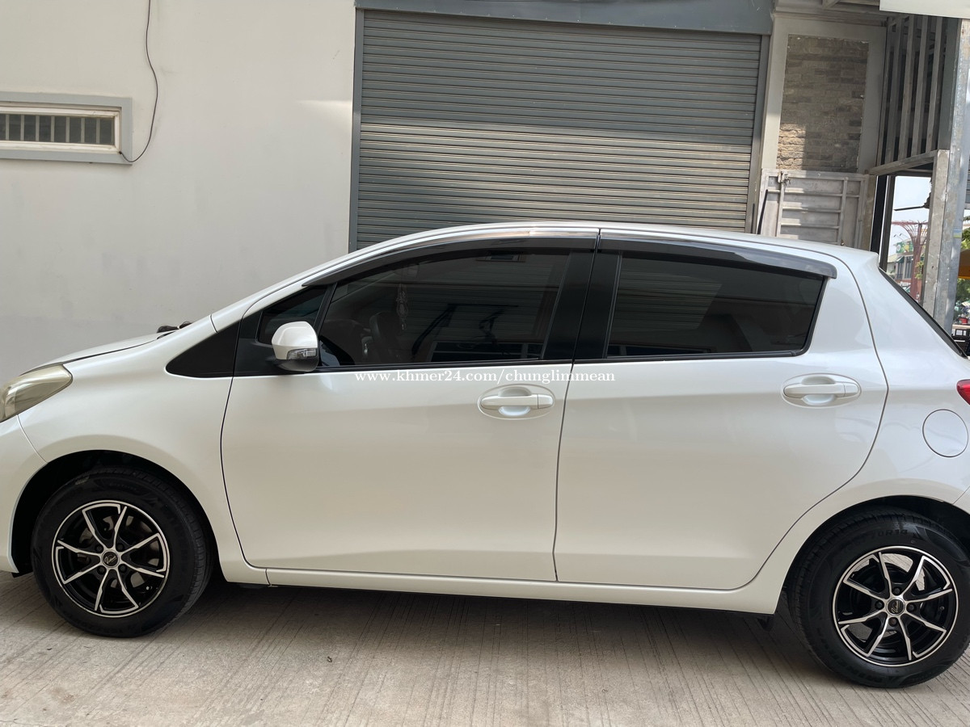
#> input picture week2/image.png, 970 x 727 px, shrunk from 1200 x 900 before the run, given in place of the camera
$ python image_acquisition.py
#> lines starting #> are read from the running program, lines starting #| are printed output that depends on the picture; after the words box and inside, x2 and y2 are one past the last pixel; in counts of white or black regions, pixels touching at a corner belong together
#> further down, frame is the input picture: shape (727, 970, 3); mean B, G, R 128.1, 133.7, 135.2
import cv2
import matplotlib.pyplot as plt
from datetime import datetime


def adjust_brightness(img, value=30):
#> called with value = 50
    hsv = cv2.cvtColor(img, cv2.COLOR_BGR2HSV)
#> hsv: shape (727, 970, 3); mean H, S, V 45.4, 26.8, 137.5

    h, s, v = cv2.split(hsv)
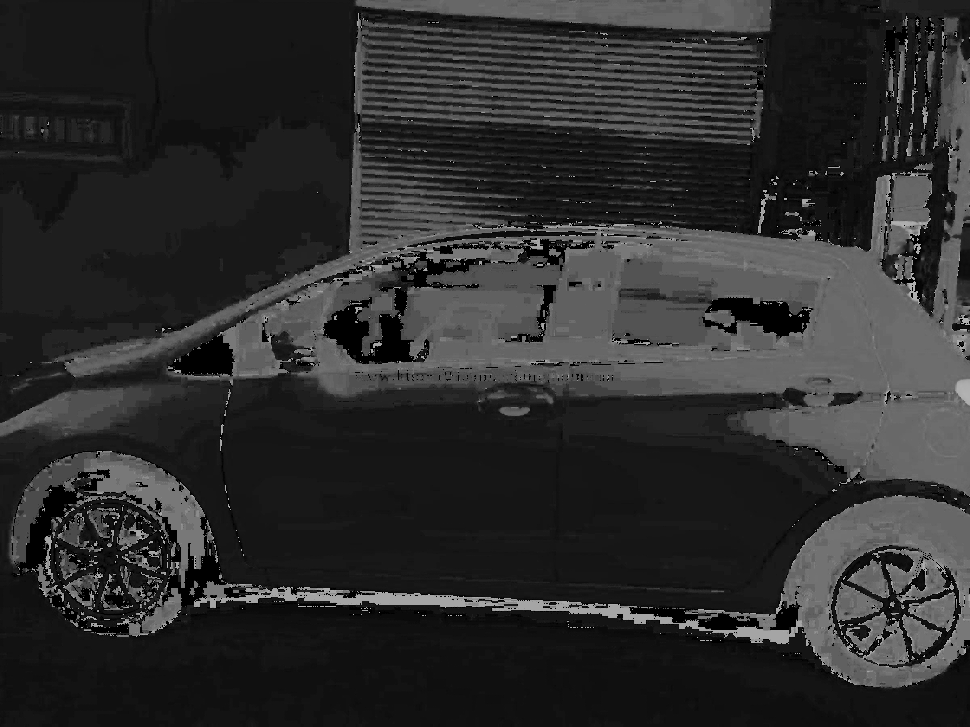
#> h: shape (727, 970); min 0, max 179, mean 45.4
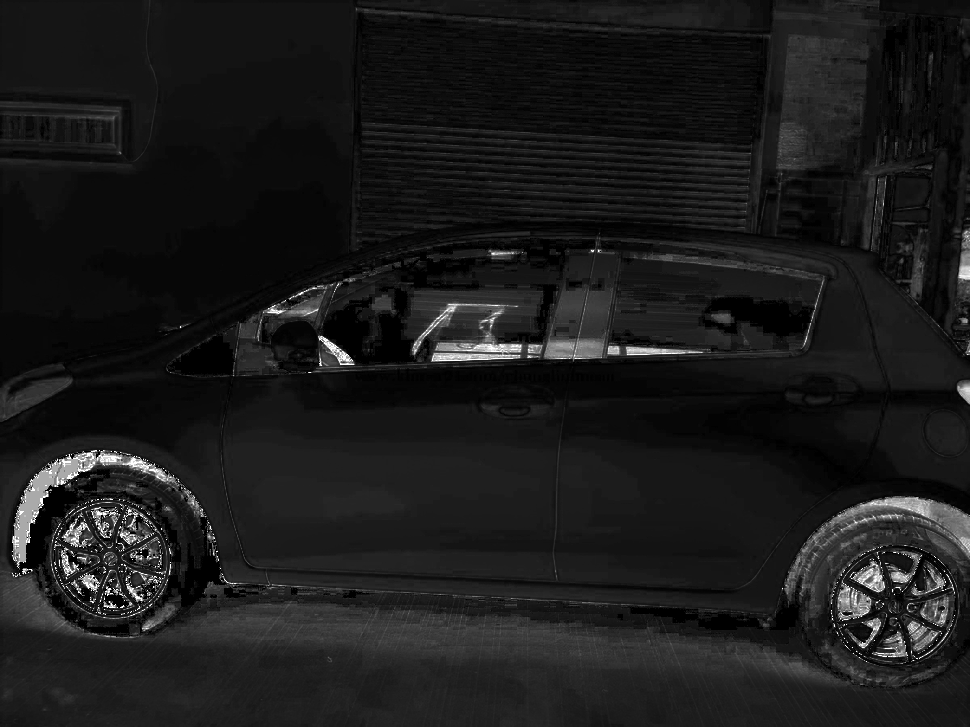
#> s: shape (727, 970); min 0, max 255, mean 26.8
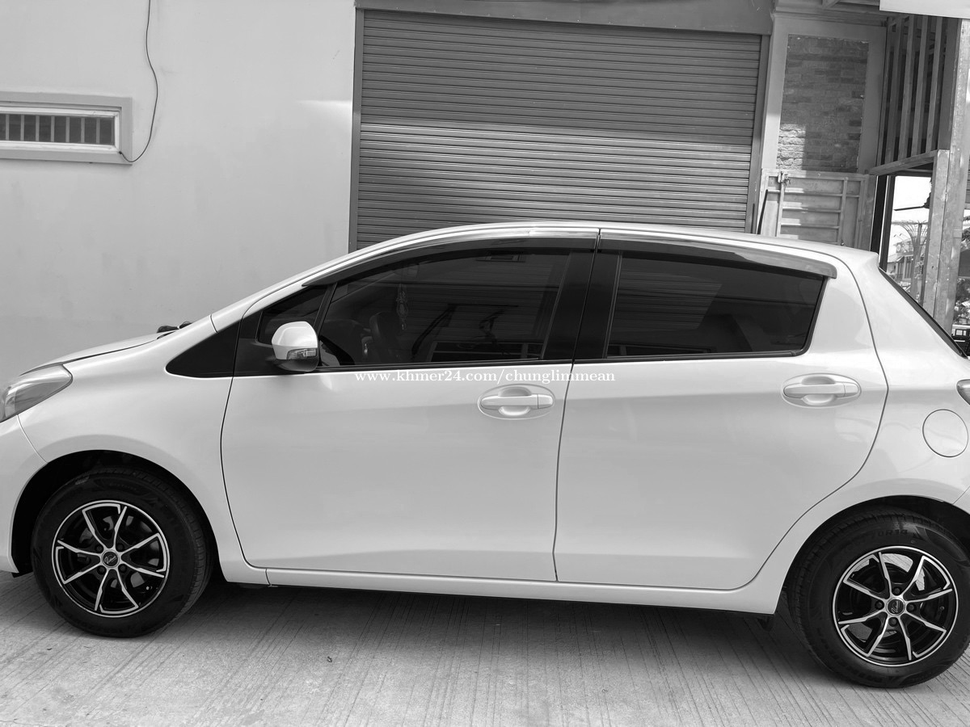
#> v: shape (727, 970); min 0, max 255, mean 137.5

    lim = 255 - value

    v[v > lim] = 255
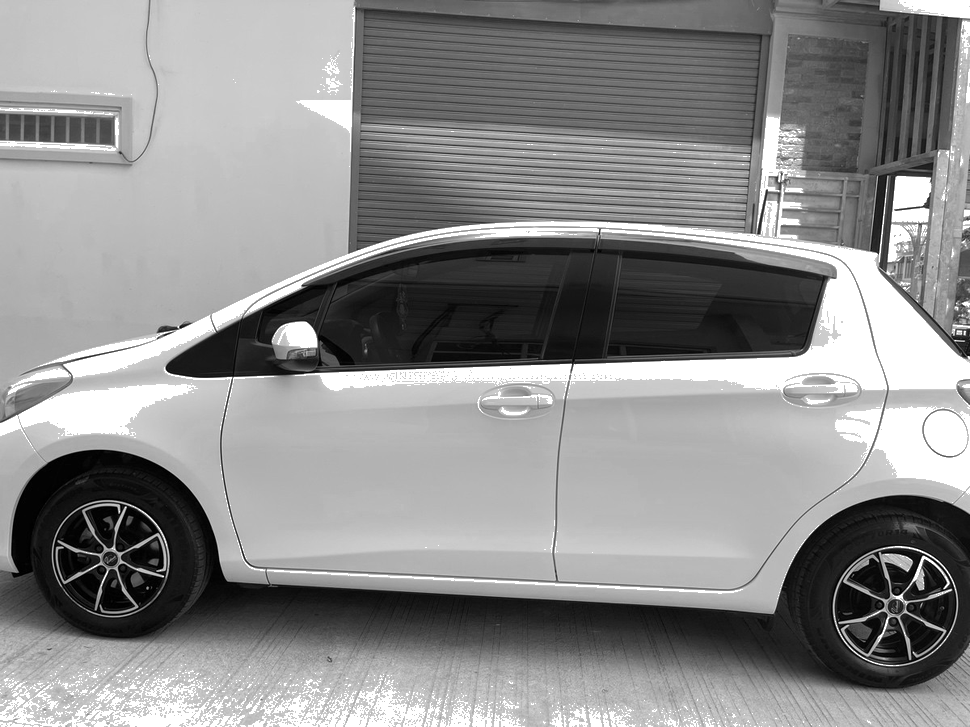
#> v: shape (727, 970); 9.01% of pixels changed, all inside (x1, y1, x2, y2) = (0, 0, 970, 727)
    v[v <= lim] += value
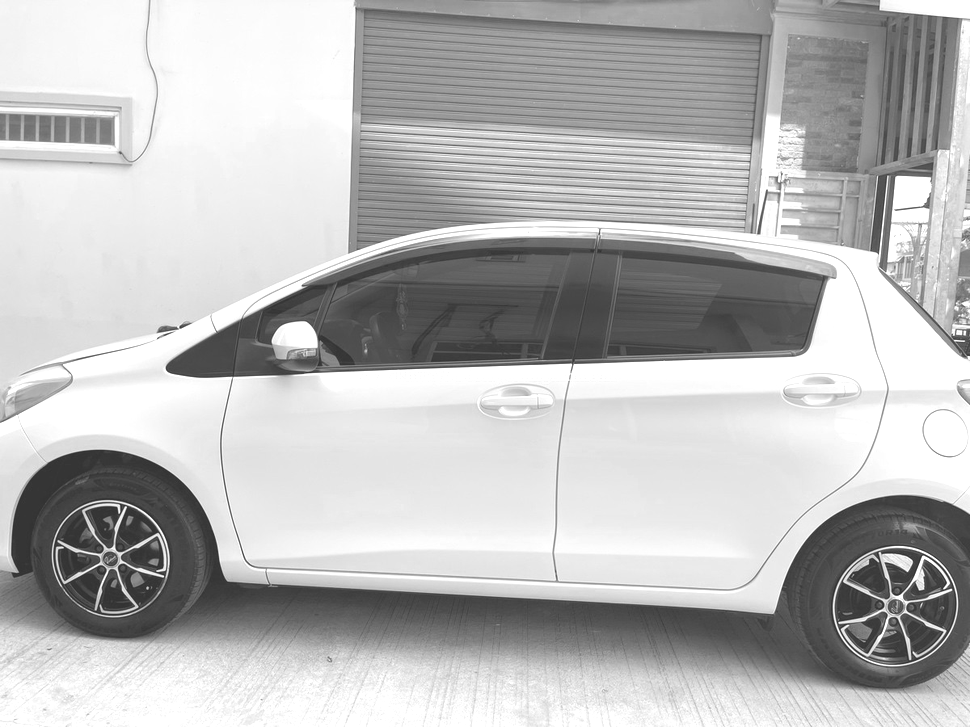
#> v: shape (727, 970); min 50, max 255, mean 185.8
    final_hsv = cv2.merge((h, s, v))
#> final_hsv: shape (727, 970, 3); mean H, S, V 45.4, 26.8, 185.8

    return cv2.cvtColor(final_hsv, cv2.COLOR_HSV2BGR)
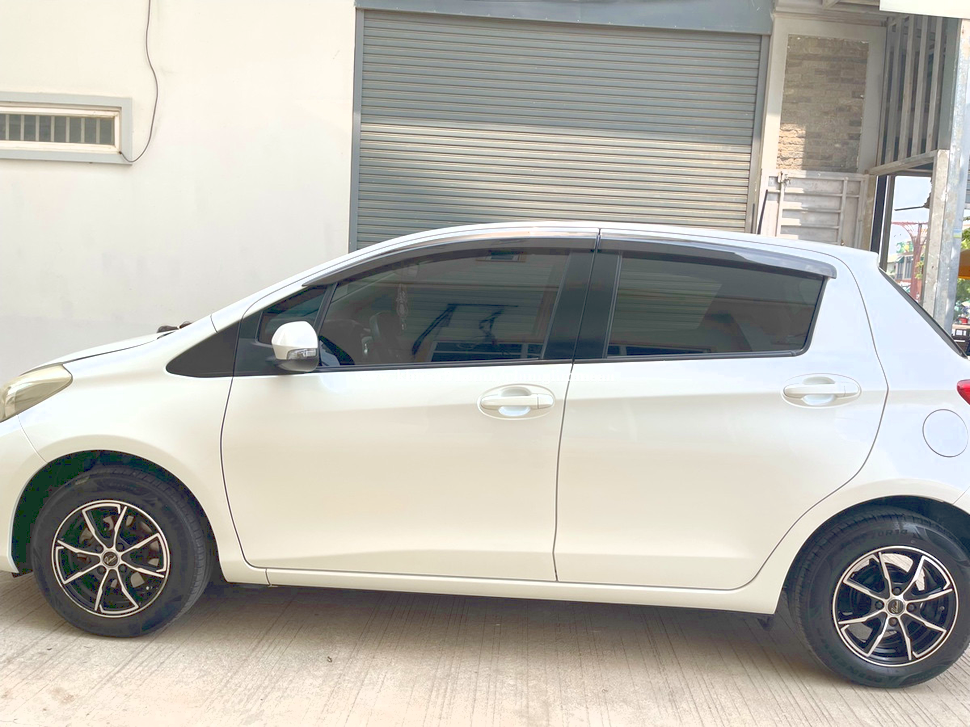
#> returned value: shape (727, 970, 3); mean B, G, R 172.6, 179.7, 181.4


def capture_image(frame, description):
    filename = f"images/{datetime.now().strftime('%Y-%m-%d_%H%M%S')}_{description}.jpg"

    cv2.imwrite(filename, cv2.cvtColor(frame, cv2.COLOR_RGB2BGR))
    print(f'Image saved as {filename}')

    image = cv2.cvtColor(frame, cv2.COLOR_BGR2RGB)
    plt.imshow(image)
    plt.title(f'Captured image: {filename}')
    plt.show()

cap = cv2.VideoCapture(0)

if not cap.isOpened():
    print("Error: Camera is not opened.")

else:
    while True:
        ret, frame = cap.read()
        if not ret:
            print("Failed to grab frame.")
            break

        frame_adjusted = adjust_brightness(frame, value=50)

        cv2.imshow('Original', frame)
        cv2.imshow('Brightness', frame_adjusted)

        key = cv2.waitKey(1) & 0xFF
#> (key q is pressed here)

        if key == ord('q'):
            break
        elif key == ord('c'):
            capture_image(frame, 'Original')
        elif key == ord('b'):
            capture_image(frame_adjusted, 'brightness_adjusted')
    cap.release()
    cv2.destroyAllWindows()
